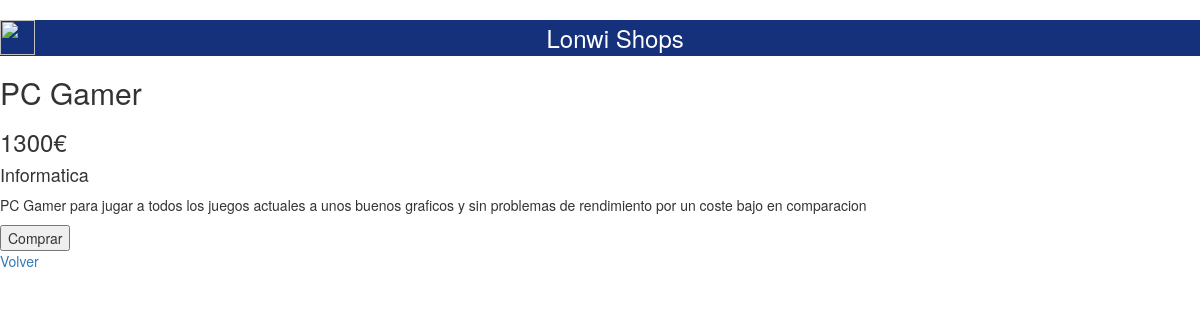
Page /product/1 on the committed database.
### store/models.py (models this page shows, shortened)
class Product(models.Model):
    nom = models.CharField(max_length=32)
    description = models.TextField()
    price = models.IntegerField()
    category = models.ForeignKey(Category)

class Category(models.Model):
    name = models.CharField(max_length=16)
    def __str__(self):
        return self.name
    class Meta:
        verbose_name_plural = 'categories'

### store/views.py (the view)
# urls.py: url(r'^product/(?P<id>[0-9]+)$', views.product, name='product'),
def product(request, id):
    template = loader.get_template('product.html')
    context = {
        'product': Product.objects.get(id=id)
    }
    return HttpResponse(template.render(context, request))

### templates/product.html (shortened to what this page needs)
{% extends "base.html" %}
{% block content %}
<html>
    <head>
    </head>
    <body>
        <h2>{{ product.nom }}</h1>
        <h3>{{ product.price }}€</h2>
        <h4>{{ product.category }}</h3>
        <p>{{ product.description }}</p>
        <input type="button" onclick="location.href='/add/{{product.id}}';" value="Comprar"/>
		<p><a href="/">Volver</a></p>
    </body>
</html>
{% endblock %}

### rows in the picture
Product: nom "PC Gamer", price "1300", category "Informatica", description "PC Gamer para jugar a todos los juegos actuales a unos buenos graficos y sin problemas de rendimiento por un coste bajo en comparacion"
